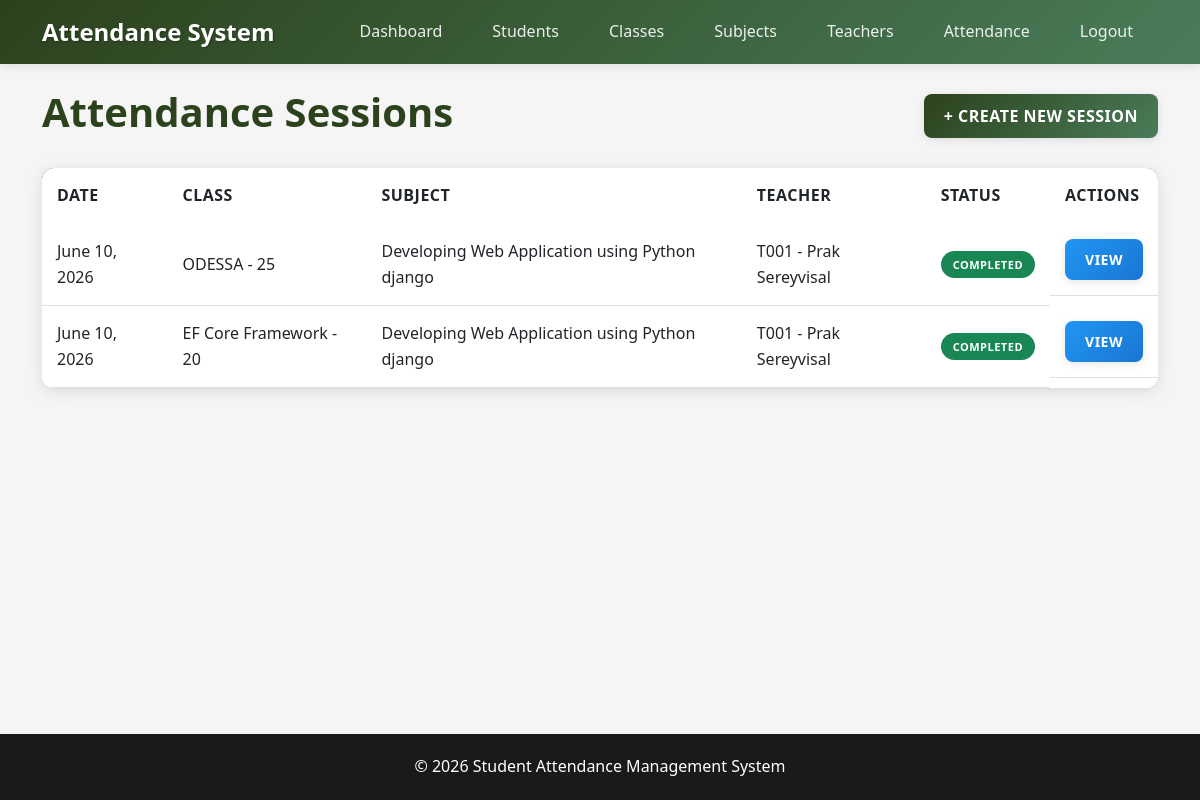
Page /attendance/ (signed in) on the earlier database version.
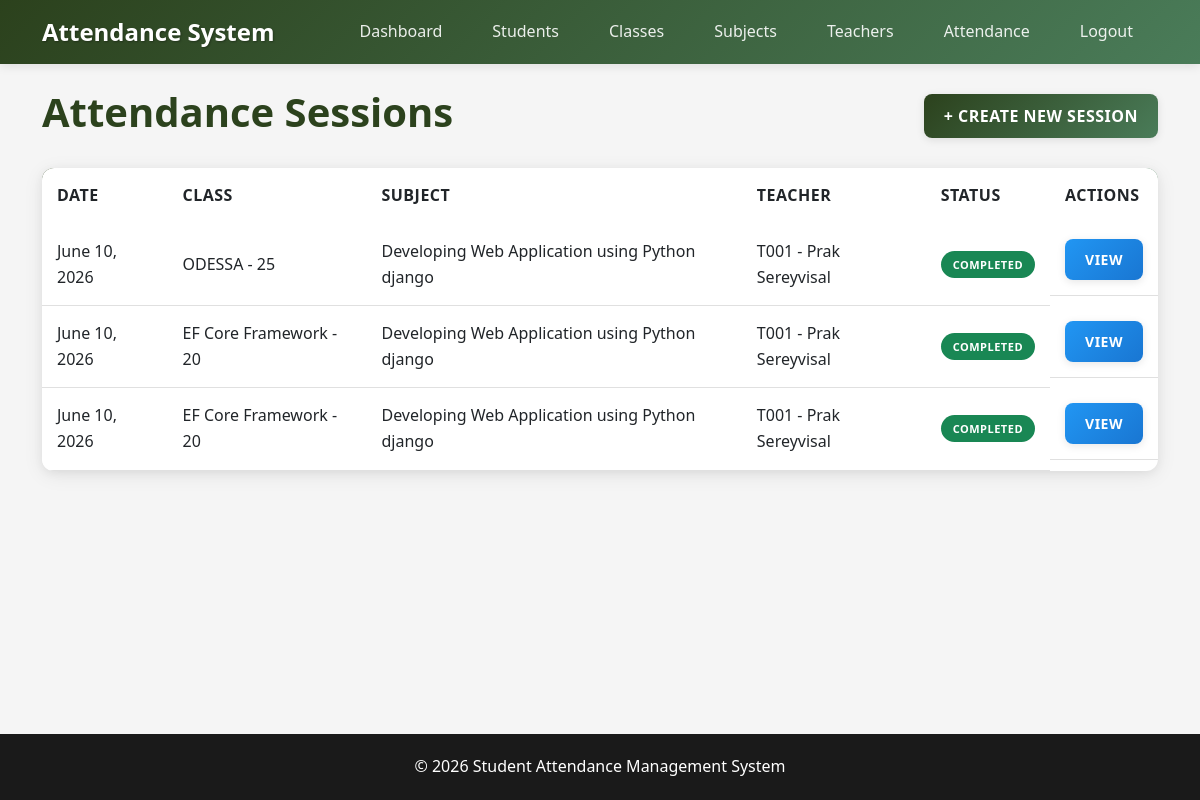
Same page on the later database version.
### Attendance/models.py (models this page shows, shortened)
class Attendance(models.Model):
    STATUS_CHOICES = [
        ('scheduled', 'Scheduled'),
        ('ongoing', 'Ongoing'),
        ('completed', 'Completed'),
    ]
    session_date = models.DateField()
    class_room = models.ForeignKey(Class, on_delete=models.CASCADE)
    subject = models.ForeignKey(Subject, on_delete=models.CASCADE)
    teacher = models.ForeignKey(Teacher, on_delete=models.CASCADE)
    status = models.CharField(max_length=20, choices=STATUS_CHOICES, default='scheduled')
    created_at = models.DateTimeField(auto_now_add=True)

class Class(models.Model):
    class_name = models.CharField(max_length=50, unique=True)
    capacity = models.IntegerField()
    def __str__(self):
        return f"{self.class_name} - {self.capacity}"

class Subject(models.Model):
    subject_name = models.CharField(max_length=100)
    code = models.CharField(max_length=20, unique=True)
    description = models.TextField(blank=True, null=True)
    created_at = models.DateTimeField(auto_now_add=True)
    def __str__(self):
        return self.subject_name

class Teacher(models.Model):
    employee_id = models.CharField(max_length=20, unique=True)
    first_name = models.CharField(max_length=50)
    last_name = models.CharField(max_length=50)
    email = models.EmailField()
    phone = models.CharField(max_length=20, unique=True)
    hire_date = models.DateField()
    subjects = models.ManyToManyField(Subject)
    created_at = models.DateTimeField(auto_now_add=True)
    def __str__(self):
        return f"{self.employee_id} - {self.first_name} {self.last_name}"

### Attendance/views.py (the view)
# urls.py: path('attendance/', views.attendance_list, name='attendance_list'),
@login_required
def attendance_list(request):
    attendances = Attendance.objects.all()
    return render(request, 'attendance/list.html', {'attendances': attendances})

### Templates/attendance/list.html (shortened to what this page needs)
{% extends 'base.html' %}
{% block content %}
<div class="d-flex justify-content-between align-items-center mb-4">
    <h1 class="text-primary-custom">Attendance Sessions</h1>
    <a href="{% url 'attendance_create' %}" class="btn btn-primary">+ Create New Session</a>
</div>
<div class="card">
    <div class="card-body p-0">
        <table class="table mb-0">
            <thead>
                <tr>
                    <th>Date</th>
                    <th>Class</th>
                    <th>Subject</th>
                    <th>Teacher</th>
                    <th>Status</th>
                    <th>Actions</th>
                </tr>
            </thead>
            <tbody>
                {% for attendance in attendances %}
                <tr>
                    <td>{{ attendance.session_date }}</td>
                    <td>{{ attendance.class_room }}</td>
                    <td>{{ attendance.subject }}</td>
                    <td>{{ attendance.teacher }}</td>
                    <td>
                        <span class="badge bg-{% if attendance.status == 'completed' %}success{% elif attendance.status == 'ongoing' %}warning{% else %}secondary{% endif %}">
                            {{ attendance.get_status_display }}
                        </span>
                    </td>
                    <td class="d-flex gap-1">
                        <a href="{% url 'attendance_detail' pk=attendance.id %}" class="btn btn-sm btn-info">View</a>
                    </td>
                </tr>
                {% empty %}
                <tr>
                    <td colspan="6" class="text-center text-secondary py-4">No attendance sessions found. <a href="{% url 'attendance_create' %}">Create one now.</a></td>
                </tr>
                {% endfor %}
            </tbody>
        </table>
    </div>
</div>
{% endblock %}

Differences in the rows shown:
added Attendance: session_date "June 10, 2026", class_room "EF Core Framework - 20", subject "Developing Web Application using Python django", teacher "T001 - Prak Sereyvisal", status "COMPLETED"
